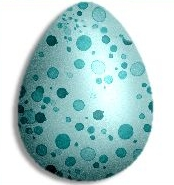
%> input picture Circle Detect Hough/egg.jpg, 174 x 185 px
$ octave --eval "result = energy_image(imread('../Circle Detect Hough/egg.jpg'));"   (GNU Octave 9; MATLAB toolbox functions it lacks are replaced by stand-ins)
%> lines starting %> are read from the running program, lines starting %| are printed output that depends on the picture
function energyImage = energy_image(im)

% convert it to gray scale
im = im2double(im);
im = rgb2gray(im);
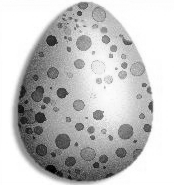
%> im: size 185x174 double; min 0.00179, max 1, mean 0.77

% define the finte differences filters and build the "Win Summation" kernel
% which sums all elements within a window
win = ones(3,3);
vGradXFilter = [-0.5, 0, 0.5];
vGradYFilter = [-0.5; 0; 0.5];

% calculate the image gradients
dx = imfilter(im,vGradXFilter,'replicate', 'same', 'corr');
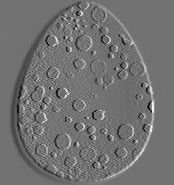
%> dx: size 185x174 double; min -0.245, max 0.303, mean 1.71e-05; drawn with min black and max white
dy = imfilter(im,vGradYFilter,'replicate', 'same', 'corr');
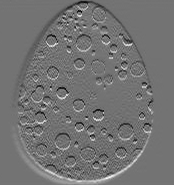
%> dy: size 185x174 double; min -0.266, max 0.321, mean -0.00012; drawn with min black and max white

% calculate the gradient and sum the norm of the gradient within the window
grad = sqrt(dx.^2.0+dy.^2.0);
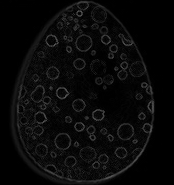
%> grad: size 185x174 double; min 0, max 0.356, mean 0.0374
energyImage = imfilter(grad, win,0, 'same', 'corr');
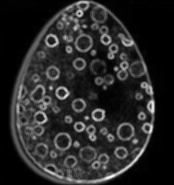
%> energyImage: size 185x174 double; min 0, max 2.13, mean 0.336; drawn with min black and max white

end
